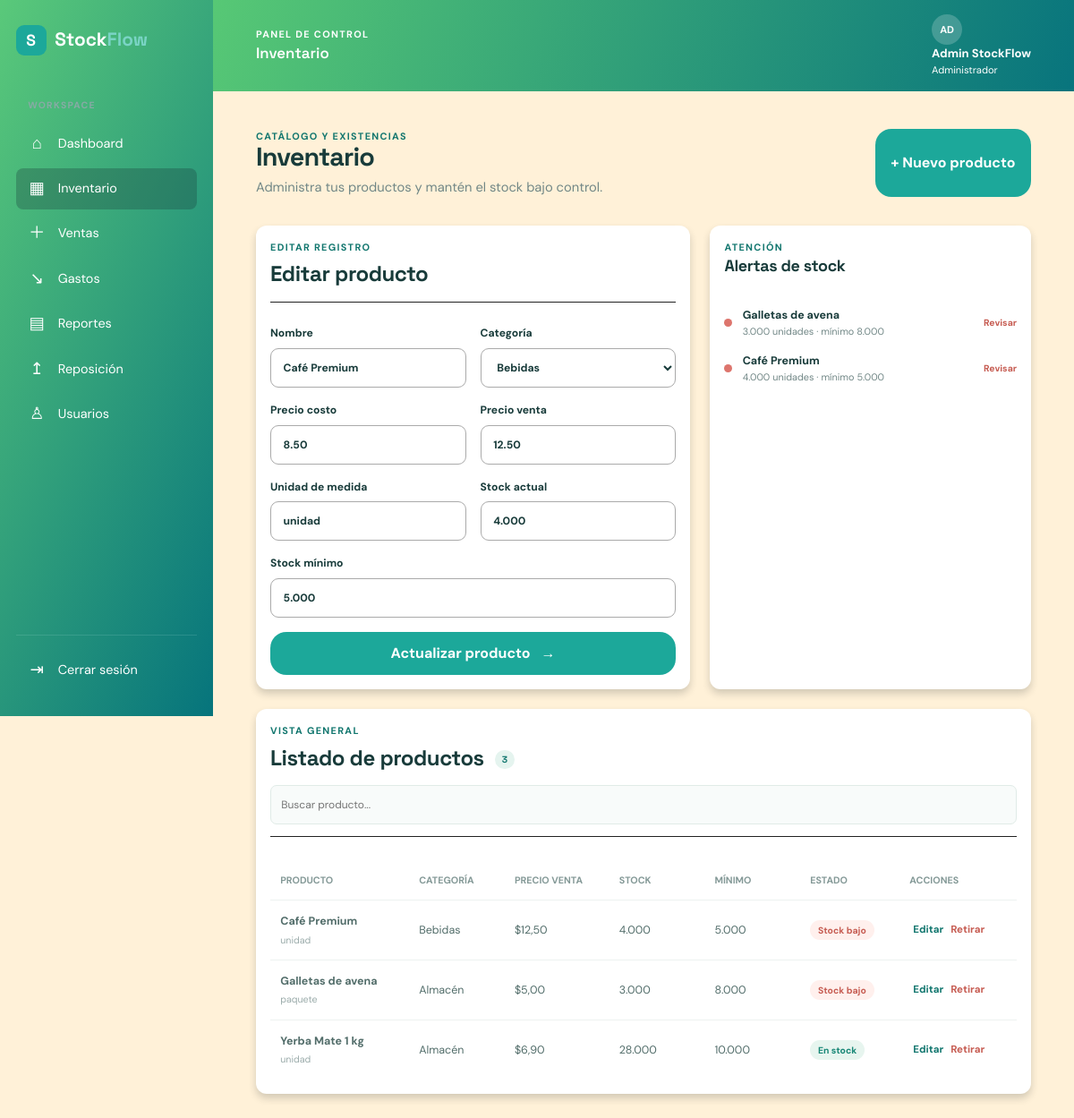
The page /inventario.php?edit=1 (signed in) on the database its author committed.
### tables this page shows
CREATE TABLE products (
    id INT UNSIGNED AUTO_INCREMENT PRIMARY KEY,
    category_id INT UNSIGNED NOT NULL,
    supplier_id INT UNSIGNED NULL,
    name VARCHAR(150) NOT NULL,
    unit VARCHAR(30) NOT NULL DEFAULT 'unidad',
    cost DECIMAL(12,2) NOT NULL,
    price DECIMAL(12,2) NOT NULL,
    stock DECIMAL(12,3) NOT NULL DEFAULT 0,
    minimum_stock DECIMAL(12,3) NOT NULL DEFAULT 0,
    active TINYINT(1) NOT NULL DEFAULT 1,
    created_at TIMESTAMP NOT NULL DEFAULT CURRENT_TIMESTAMP,
    updated_at TIMESTAMP NOT NULL DEFAULT CURRENT_TIMESTAMP ON UPDATE CURRENT_TIMESTAMP,
    CONSTRAINT fk_products_category FOREIGN KEY (category_id) REFERENCES categories(id),
    CONSTRAINT fk_products_supplier FOREIGN KEY (supplier_id) REFERENCES suppliers(id) ON DELETE SET NULL,
    INDEX idx_products_name (name),
    INDEX idx_products_stock (stock, minimum_stock)
);

CREATE TABLE categories (
    id INT UNSIGNED AUTO_INCREMENT PRIMARY KEY,
    name VARCHAR(80) NOT NULL UNIQUE,
    active TINYINT(1) NOT NULL DEFAULT 1
);

### data/repository.php (called while the page is built, shortened)
<?php
function products(PDO $pdo, string $search = ''): array
{
    $query = 'SELECT p.*, c.name AS category_name FROM products p JOIN categories c ON c.id = p.category_id WHERE p.active = 1';
    $params = [];
    $query .= ' ORDER BY p.name';
    $statement = $pdo->prepare($query);
    $statement->execute($params);
    return $statement->fetchAll();
}
function categories(PDO $pdo): array
{
    return $pdo->query('SELECT id, name FROM categories WHERE active = 1 ORDER BY name')->fetchAll();
}
function product(PDO $pdo, int $id): ?array
{
    $statement = $pdo->prepare('SELECT * FROM products WHERE id = :id AND active = 1');
    $statement->execute(['id' => $id]);
    return $statement->fetch() ?: null;
}
function low_stock(PDO $pdo): array
{
    return $pdo->query('SELECT p.name, p.stock, p.minimum_stock FROM products p WHERE p.active = 1 AND p.stock <= p.minimum_stock ORDER BY p.stock')->fetchAll();
}

### config/bootstrap.php (called while the page is built, shortened)
<?php
function e(string|int|float|null $value): string
{
    return htmlspecialchars((string) $value, ENT_QUOTES, 'UTF-8');
}
function money(float|int $value): string
{
    return '$' . number_format((float) $value, 2, ',', '.');
}

### inventario.php (the view, shortened to what this page needs)
<?php
require_once __DIR__ . '/config/bootstrap.php';
require_once __DIR__ . '/data/repository.php';
$pdo = db();
$editing = null; $error = null;
if (isset($_GET['edit'])) $editing = product($pdo, (int) $_GET['edit']);
$search = trim($_GET['q'] ?? ''); $products = products($pdo, $search); $categories = categories($pdo); $lowStock = low_stock($pdo);
require __DIR__ . '/includes/header.php';
?>
<section class="page-heading"><div><p class="eyebrow">Catálogo y existencias</p><h1>Inventario</h1><p class="muted">Administra tus productos y mantén el stock bajo control.</p></div><button class="btn btn-primary" type="button" data-scroll-to="inventarioForm">+ Nuevo producto</button></section>
<div class="content-grid inventory-layout"><section class="panel form-panel"><div class="panel-heading"><div><p class="eyebrow"><?= $editing ? 'Editar registro' : 'Nuevo registro' ?></p><h2><?= $editing ? 'Editar producto' : 'Alta de producto' ?></h2></div></div><form id="inventarioForm" class="form-grid" method="post"><input type="hidden" name="csrf" value="<?= e(csrf_token()) ?>"><input type="hidden" name="action" value="save"><input type="hidden" name="id" value="<?= e($editing['id'] ?? '') ?>"><div class="form-row"><label for="name">Nombre<input id="name" name="name" type="text" value="<?= e($editing['name'] ?? '') ?>" placeholder="Ej. Café Premium" required></label><label for="category_id">Categoría<select id="category_id" name="category_id" required><option value="">Selecciona</option><?php foreach ($categories as $category): ?><option value="<?= e($category['id']) ?>" <?= (int) ($editing['category_id'] ?? 0) === (int) $category['id'] ? 'selected' : '' ?>><?= e($category['name']) ?></option><?php endforeach; ?></select></label></div><div class="form-row"><label for="cost">Precio costo<input id="cost" name="cost" type="number" step="0.01" value="<?= e($editing['cost'] ?? '') ?>" required></label><label for="price">Precio venta<input id="price" name="price" type="number" step="0.01" value="<?= e($editing['price'] ?? '') ?>" required></label></div><div class="form-row"><label for="unit">Unidad de medida<input id="unit" name="unit" type="text" value="<?= e($editing['unit'] ?? 'unidad') ?>" required></label><label for="stock">Stock actual<input id="stock" name="stock" type="number" step="0.001" value="<?= e($editing['stock'] ?? '') ?>" required></label></div><label for="minimum_stock">Stock mínimo<input id="minimum_stock" name="minimum_stock" type="number" step="0.001" value="<?= e($editing['minimum_stock'] ?? '') ?>" required></label><?php if ($error): ?><p class="error-message"><?= e($error) ?></p><?php endif; ?><button class="btn btn-primary" type="submit"><?= $editing ? 'Actualizar producto' : 'Guardar producto' ?> <span>→</span></button></form></section><section class="panel alert-panel inventory-alert"><div><p class="eyebrow">Atención</p><h2>Alertas de stock</h2></div><ul id="alertList" class="alert-list"><?php foreach ($lowStock as $item): ?><li><span class="status-dot critical"></span><span><strong><?= e($item['name']) ?></strong><small><?= e($item['stock']) ?> unidades · mínimo <?= e($item['minimum_stock']) ?></small></span><b>Revisar</b></li><?php endforeach; ?><?php if (!$lowStock): ?><li class="empty-state">No hay alertas activas.</li><?php endif; ?></ul></section></div>
<section class="panel table-panel"><div class="panel-heading"><div><p class="eyebrow">Vista general</p><h2>Listado de productos <span class="count-badge"><?= count($products) ?></span></h2></div><form class="table-tools" method="get"><input type="search" name="q" value="<?= e($search) ?>" placeholder="Buscar producto..." aria-label="Buscar producto"></form></div><div class="table-wrap"><table><thead><tr><th>Producto</th><th>Categoría</th><th>Precio venta</th><th>Stock</th><th>Mínimo</th><th>Estado</th><th>Acciones</th></tr></thead><tbody id="productosBody"><?php foreach ($products as $product): ?><tr><td><strong><?= e($product['name']) ?></strong><small><?= e($product['unit']) ?></small></td><td><?= e($product['category_name']) ?></td><td><?= money($product['price']) ?></td><td><?= e($product['stock']) ?></td><td><?= e($product['minimum_stock']) ?></td><td><span class="status-pill <?= $product['stock'] <= $product['minimum_stock'] ? 'status-low' : 'status-ok' ?>"><?= $product['stock'] <= $product['minimum_stock'] ? 'Stock bajo' : 'En stock' ?></span></td><td><a class="table-action" href="inventario.php?edit=<?= e($product['id']) ?>">Editar</a><form class="inline-form" method="post" data-confirm="¿Retirar este producto?"><input type="hidden" name="csrf" value="<?= e(csrf_token()) ?>"><input type="hidden" name="action" value="delete"><input type="hidden" name="id" value="<?= e($product['id']) ?>"><button class="table-action danger" type="submit">Retirar</button></form></td></tr><?php endforeach; ?><?php if (!$products): ?><tr><td colspan="7" class="empty-state">No hay productos que coincidan con la búsqueda.</td></tr><?php endif; ?></tbody></table></div></section>
<?php require __DIR__ . '/includes/footer.php'; ?>

### assets/css/styles.css (style rules this page uses)
:root { --ink:#183b3a;--muted:#718786;--teal:#1ca89a;--teal-dark:#11766e;--mint:#e5f4ef;--paper:#fff;--canvas:#f5f8f6;--line:#e0ebe7;--blue:#5d8fe8;--amber:#e5a548;--coral:#dd756d;--shadow:0 12px 30px rgba(36,76,70,.07) }
* { box-sizing:border-box;margin:0;padding:0 }
html { font-size:16px;scroll-behavior:smooth }
body { background:var(--canvas);color:var(--ink);font-family:'DM Sans',sans-serif;line-height:1.5;-webkit-font-smoothing:antialiased }
a { color:inherit;text-decoration:none }
button,input,select { font:inherit }
button { cursor:pointer }
h1,h2,h3,.brand { font-family:'Space Grotesk',sans-serif }
h1 { font-size:clamp(1.8rem,3vw,2.5rem);line-height:1.1;letter-spacing:-.03em }
h2 { font-size:1.12rem;letter-spacing:-.02em }
p { color:var(--muted) }
.muted { font-size:.92rem;margin-top:.35rem }
.eyebrow { color:var(--teal-dark);font-size:.68rem;font-weight:700;letter-spacing:.12em;text-transform:uppercase }
.btn { border:0;border-radius:9px;display:inline-flex;align-items:center;justify-content:center;gap:.75rem;padding:.75rem 1.1rem;font-weight:700;transition:transform .2s,box-shadow .2s }
.btn-primary { background:var(--teal);color:#fff }
.app-page { min-height:100vh }
.welcome-row,.page-heading { align-items:end;display:flex;justify-content:space-between;margin-bottom:2rem }
.content-grid { display:grid;gap:1.4rem;grid-template-columns:minmax(0,1.65fr) minmax(300px,1fr);margin-bottom:1.4rem }
.panel { background:#fff;border:1px solid var(--line);border-radius:12px;box-shadow:var(--shadow);padding:1.5rem }
.panel-heading { align-items:start;display:flex;justify-content:space-between;margin-bottom:1.6rem }
.panel-heading h2 { margin-top:.25rem }
.panel-heading select,.table-tools input { background:#f8fbfa;border:1px solid var(--line);border-radius:7px;color:var(--muted);font-size:.75rem;padding:.55rem .7rem }
.alert-panel { align-items:center;display:flex;justify-content:space-between }
.form-grid { display:grid;gap:1rem }
.form-row { display:grid;gap:1rem;grid-template-columns:repeat(2,minmax(0,1fr)) }
.form-grid label,.form-row label { color:var(--ink);display:flex;flex-direction:column;font-size:.76rem;font-weight:700;gap:.45rem }
.form-grid input,.form-grid select,.form-row input,.form-row select,.form-panel input,.form-panel select { background:#fbfdfc;border:1px solid var(--line);border-radius:7px;color:var(--ink);outline:0;padding:.75rem .85rem }
.form-grid input::placeholder,.form-row input::placeholder { color:#adbdbc }
.inventory-layout { grid-template-columns:minmax(0,1.15fr) minmax(300px,.85fr) }
.table-panel { margin-top:1.4rem }
.table-tools input { min-width:180px }
.table-wrap { overflow:auto }
.table-wrap table { border-collapse:collapse;min-width:620px;width:100% }
th,td { border-bottom:1px solid #edf2f0;font-size:.78rem;padding:.9rem .7rem;text-align:left;white-space:nowrap }
th { color:#849997;font-size:.67rem;font-weight:700;text-transform:uppercase }
td { color:#526d6a }
td strong,td small { display:block }
td small { color:#9aabaa;font-size:.67rem;margin-top:.15rem }
.table-wrap tr:last-child td { border-bottom:0 }
.count-badge { background:var(--mint);border-radius:20px;color:var(--teal-dark);font-size:.65rem;margin-left:.4rem;padding:.25rem .5rem;vertical-align:middle }
.status-pill { border-radius:20px;font-size:.65rem;font-weight:700;padding:.3rem .55rem }
.status-ok { background:#e7f5ef;color:#168675 }
.status-low { background:#fff0ed;color:#c65c52 }
.alert-panel.inventory-alert { align-items:stretch;display:block }
.alert-list { display:grid;gap:1rem;list-style:none;margin-top:2rem }
.alert-list li { align-items:center;display:flex;gap:.7rem }
.alert-list li>span:nth-child(2) { flex:1 }
.alert-list strong,.alert-list small { display:block;font-size:.78rem }
.alert-list small { color:var(--muted);font-size:.68rem }
.alert-list b { color:#c65c52;font-size:.65rem }
.status-dot { border-radius:50%;height:9px;width:9px }
.status-dot.critical { background:var(--coral) }

### rows shown on the page
products: name "Café Premium", category_id "Bebidas", cost "8.50", price "12.50", unit "unidad", stock "4.000", minimum_stock "5.000", category.name "Bebidas", price "$12,50", shows "Stock bajo"
products: name "Galletas de avena", stock "3.000", minimum_stock "8.000", unit "paquete", category.name "Almacén", price "$5,00", shows "Stock bajo"
products: name "Yerba Mate 1 kg", unit "unidad", category.name "Almacén", price "$6,90", stock "28.000", minimum_stock "10.000", shows "En stock"

### other values the page prints
$pageTitle "Inventario"
substr($user['name'] ?? 'U', 0, 2) "AD"
$user['name'] "Admin StockFlow"
$user['role'] "Administrador"
count($products) "3"
